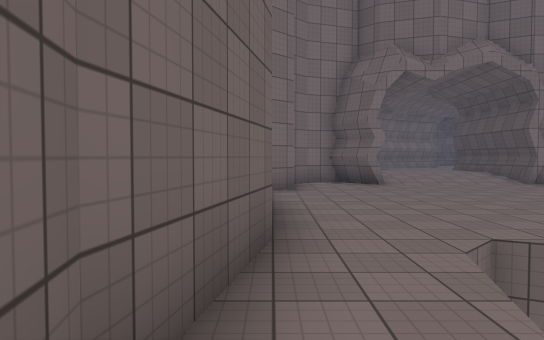
[1] (above)

14 first-person views from a walk through a scene from a Unity 3-D project. The camera is 1.5 m above the floor, tilts 2° down and sees 70° across. The floor is counted in squares, 2 m on a side. Each view is taken from the middle of a square. On the plan, view 1 faces up. The plan holds only what a view shows up to about 12 squares ahead; the rest is blank. The place goes on beyond the plan. The player is left out. Surface patterns are stand-ins for the level's own textures.

[2]
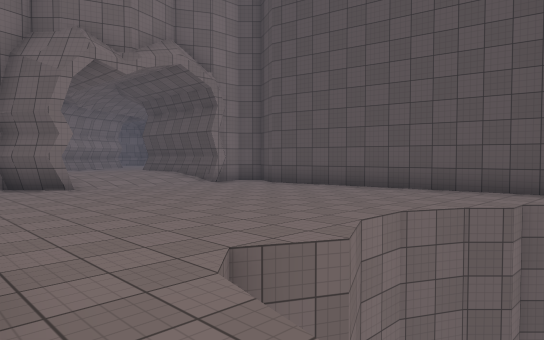

[3]
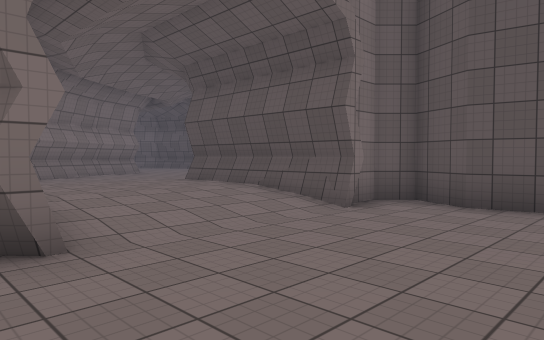

[4]
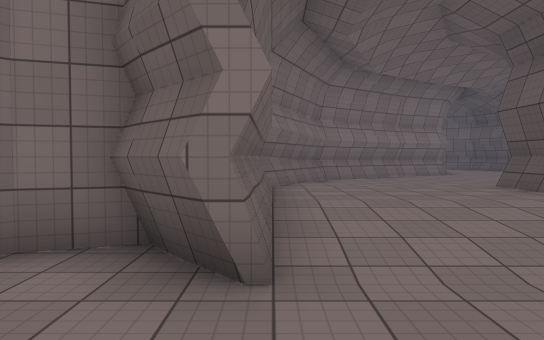

[5]
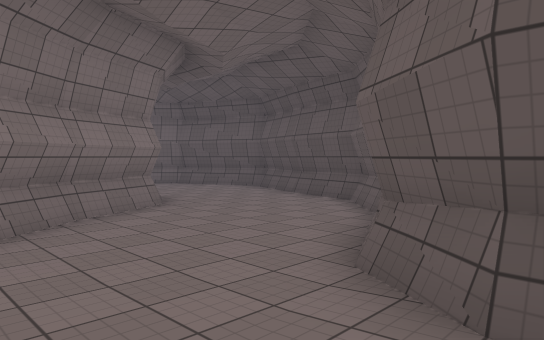

[6]
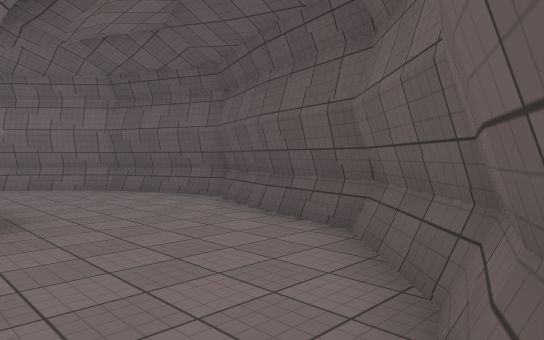

[7]
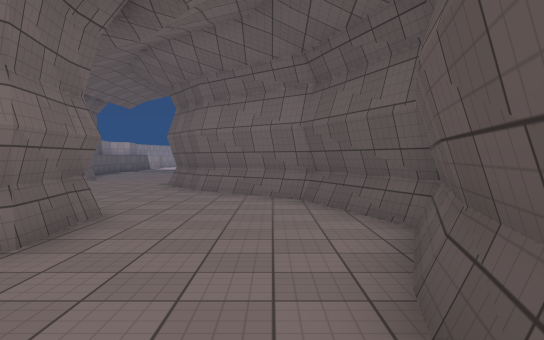

[8]
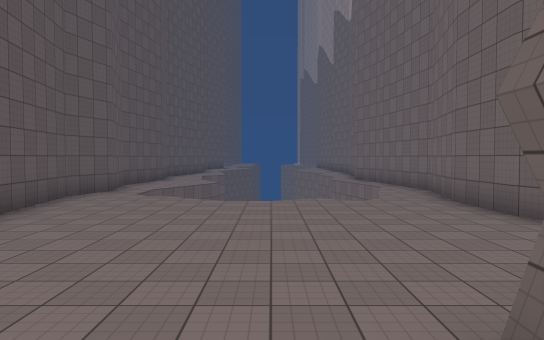

[9]
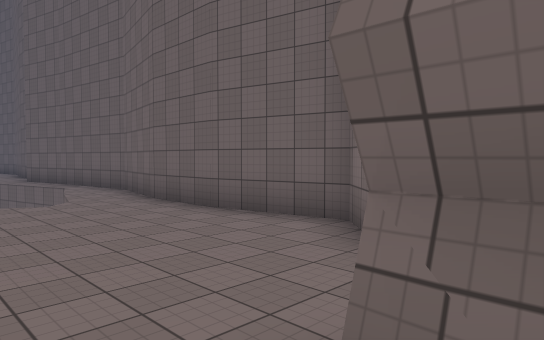

[10]
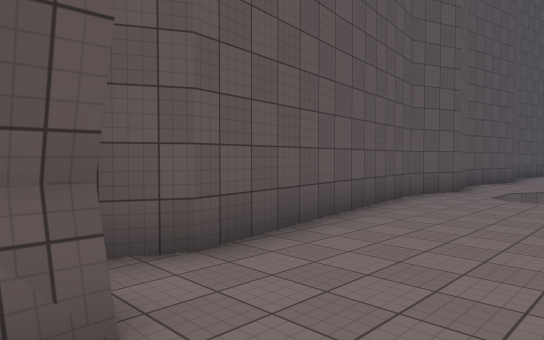

[11]
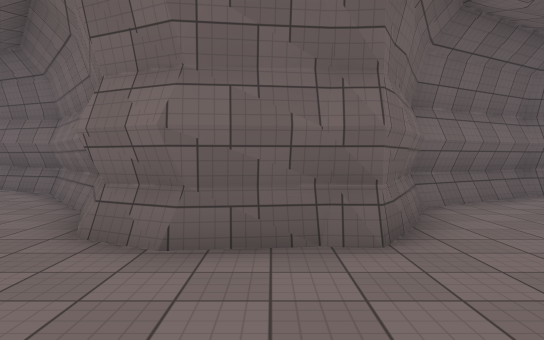

[12]
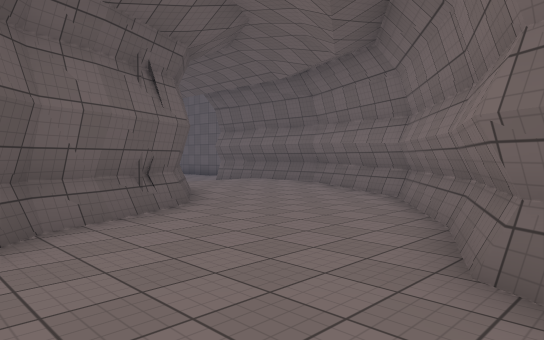

[13]
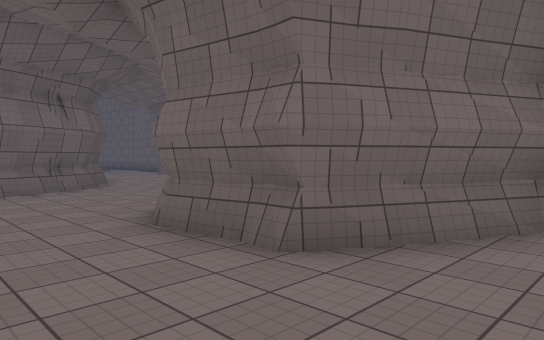

[14]
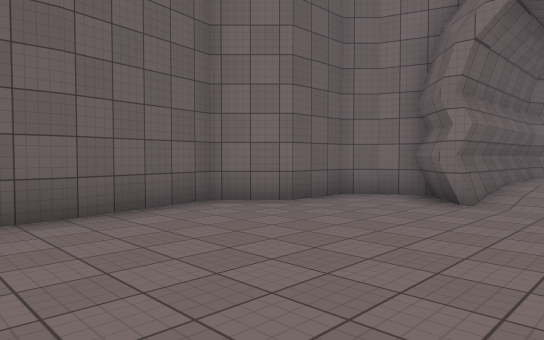

### Floor plan
Key: @ floor where view 1 was taken; # wall or solid block; . main floor; : floor 0.25 m higher than the main floor; + floor 0.5 m higher than the main floor; / step, stairs or slope.
Columns run from 1 left of view 1 to 13 right of it. Each row starts with its distance up from view 1.
 26       #::::###
 25       #::::::#
 24       ###::::##
 23         ##::::#
 22          #::::#
 21          #::::#
 20        ###:::##
 19      ###:::::#
 18      #:::::::#
 17     ##::::::##
 16     #+::::###
 15     #++++##
 14     #+++##
 13     #+++#
 12     #+++#
 11  ####///###
 10  #../.../.#
  9 ##.......##
  8 #.........#
  7 #.........#
  6 ##........#
  5  #........#
  4  #........#
  3 ##.     ..#
  2 #..      .#
  1 #.       .#
  0 #@       .#
 -1 #.      ..#
 -2 ##      ..#

Where each view was taken, in squares from view 1:
view 1: 0 up, 0 right, facing up
view 2: 1 up, 0 right, facing up-right
view 3: 7 up, 2 right, facing up-right
view 4: 8 up, 3 right, facing up
view 5: 14 up, 5 right, facing up-right
view 6: 16 up, 8 right, facing up-right
view 7: 18 up, 11 right, facing up
view 8: 12 up, 4 right, facing down
view 9: 11 up, 4 right, facing down-left
view 10: 11 up, 5 right, facing down-right
view 11: 22 up, 12 right, facing left
view 12: 21 up, 11 right, facing down-left
view 13: 25 up, 11 right, facing down-left
view 14: 4 up, 5 right, facing up-left
